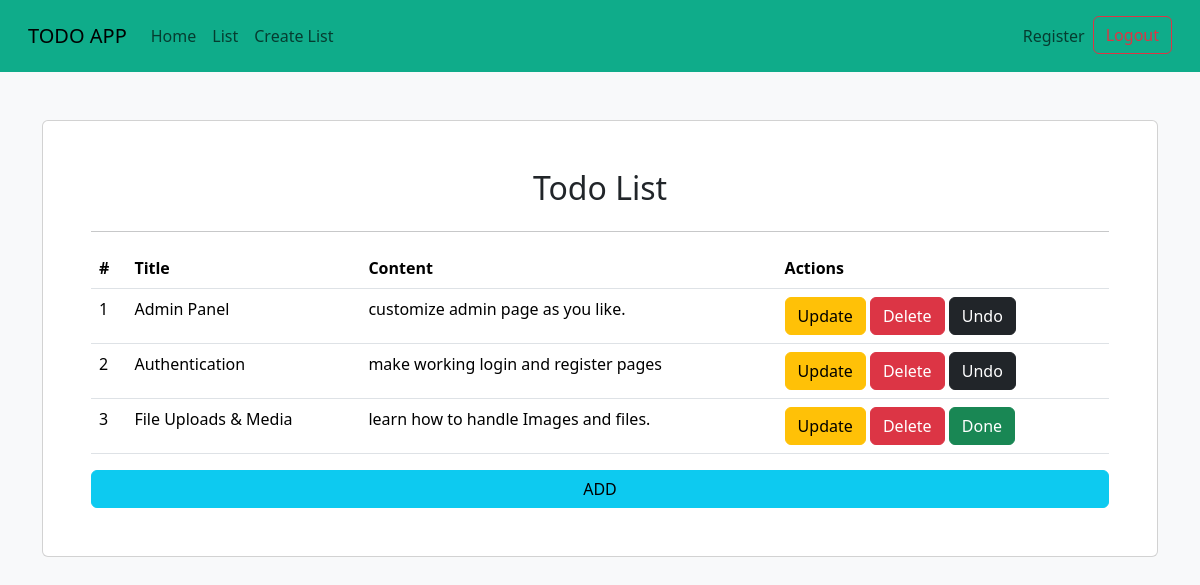
The app's page /todo-list/ (signed in) with its own data.
### myapp/models.py (models this page shows, shortened)
class TODO(models.Model):
    todo_id = models.AutoField(primary_key=True)
    title = models.CharField(max_length=200)
    contents = models.CharField(max_length=500)
    completed = models.BooleanField(default=False)
    date_of_post = models.DateTimeField(auto_now_add=True)

### myapp/views.py (the view)
# urls.py: path("todo-list/", views.todo_list, name='todo_list'),
@login_required(login_url='login_view')
def todo_list(request):
    todos = TODO.objects.all()
    return render(request, 'myapp/todo_list.html', {'todos': todos})

### myapp/templates/myapp/todo_list.html (shortened to what this page needs)
{% extends "myapp/layouts.html" %}
{% block contents %}
<div class="card mt-5 p-5">
    <h2 class="text-center">
        Todo List
    </h2>
    <hr>
    <table class="table">
        <thead>
        <tr>
            <th>#</th>
            <th>Title</th>
            <th>Content</th>
            <th>Actions</th>
        </tr>
        </thead>
        <tbody>
        {% for todo in todos %}
            <tr>
                <td>{{ forloop.counter }}</td>
                <td>{{ todo.title }}</td>
                <td>{{ todo.contents }}</td>
                <td>
                    <a href="{% url 'update_todo' todo.todo_id %}" class="btn btn-warning">Update</a>
                    <a href="{% url 'delete_todo' todo.todo_id %}" class="btn btn-danger">Delete</a>
                    <a href="{% url 'toggle_done' todo.todo_id %}" class="btn btn-success {% if todo.completed %}btn-dark{% else %}btn-success{% endif %}">
                        {% if todo.completed %}Undo{% else %}Done{% endif %}
                    </a>
                </td>
            </tr>
        {% endfor %}
        </tbody>
    </table>
    <a href="{% url 'add_todo' %}" class="btn btn-info">ADD</a>
</div>
{% endblock %}

### myapp/templates/myapp/layouts.html (shortened to what this page needs)
<!DOCTYPE html>
<html lang="en">
<head>
  <link href="https://cdn.jsdelivr.net/npm/bootstrap@5.3.3/dist/css/bootstrap.min.css" rel="stylesheet">
</head>
<body class="bg-light text-dark">
  <nav class="navbar navbar-expand-lg navbar-light p-3" style="background-color: #0fac8a;">
    <div class="container-fluid">
      <a class="navbar-brand" href="{% url 'home' %}">TODO APP</a>
      <div class="collapse navbar-collapse" id="collapsibleNavbar">
        <ul class="navbar-nav me-auto mb-2 mb-lg-0">
          <li class="nav-item active">
            <a class="nav-link" href="{% url 'home' %}">Home</a>
          </li>
          <li class="nav-item">
            <a class="nav-link" href="{% url 'todo_list' %}">List</a>
          </li>
          <li class="nav-item">
            <a class="nav-link" href="{% url 'add_todo' %}">Create List</a>
          </li>
        </ul>
        <ul class="navbar-nav ms-auto mb-2 mb-lg-0">
          <li class="nav-item">
            <a class="nav-link" href="{% url 'register' %}">Register</a>
          </li>
          <li class="nav-item">
            <a class="btn btn-outline-danger" href="{% url 'logout_view' %}">Logout</a>
          </li>
        </ul>
      </div>
    </div>
  </nav>
  <div class="container">
    {% block contents %}{% endblock %}
  </div>
</body>
</html>

### records on screen
TODO: title "Admin Panel", contents "customize admin page as you like.", completed "Undo"
TODO: title "Authentication", contents "make working login and register pages", completed "Undo"
TODO: title "File Uploads & Media", contents "learn how to handle Images and files.", completed "Done"
